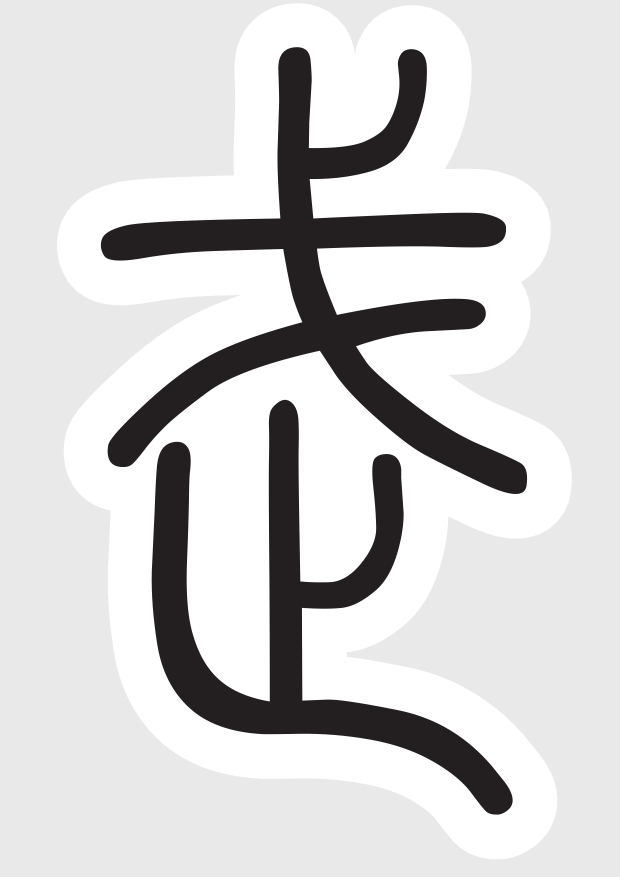
#> input picture usbcv/dataset/img/test-02.png, 1241 x 1754 px (shown at 1/2 size); its folder holds only this picture in this run
$ python rembg.py
#> lines starting #> are read from the running program, lines starting #| are printed output that depends on the picture; after the words box and inside, x2 and y2 are one past the last pixel; in counts of white or black regions, pixels touching at a corner belong together
#> in main, img is the input picture: shape (1754, 1241, 3); mean B, G, R 210.9, 210.7, 211.3
import os
import cv2
import numpy as np

INPUT_DIR = "img"
OUTPUT_DIR = "imgr"

#bg col to replace
BG_BGR = np.array([232, 231, 228], dtype=np.uint8)

# replace with
REPLACE_BGR = np.array([0, 0, 0], dtype=np.uint8)


# tolerance
TOL = 25


def replace_bg(img):
    img_int = img.astype(np.int16)
    bg_int = BG_BGR.astype(np.int16)

    mask = np.all(np.abs(img_int - bg_int) <= TOL, axis=2)
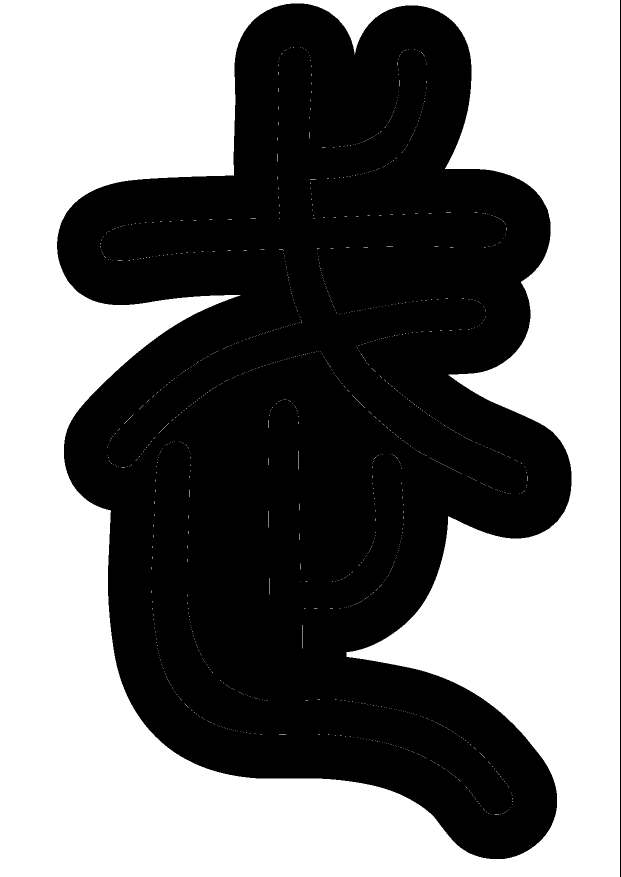
#> mask: shape (1754, 1241) bool (shown at 1/2 size); 48% white; 1438 white regions (1431 under 20 px), largest, box (x1, y1, x2, y2) and area: (0, 0, 1240, 1754) 1041596, (604, 1250, 605, 1297) 47, (597, 902, 598, 939) 37

    out = img.copy()
    out[mask] = REPLACE_BGR
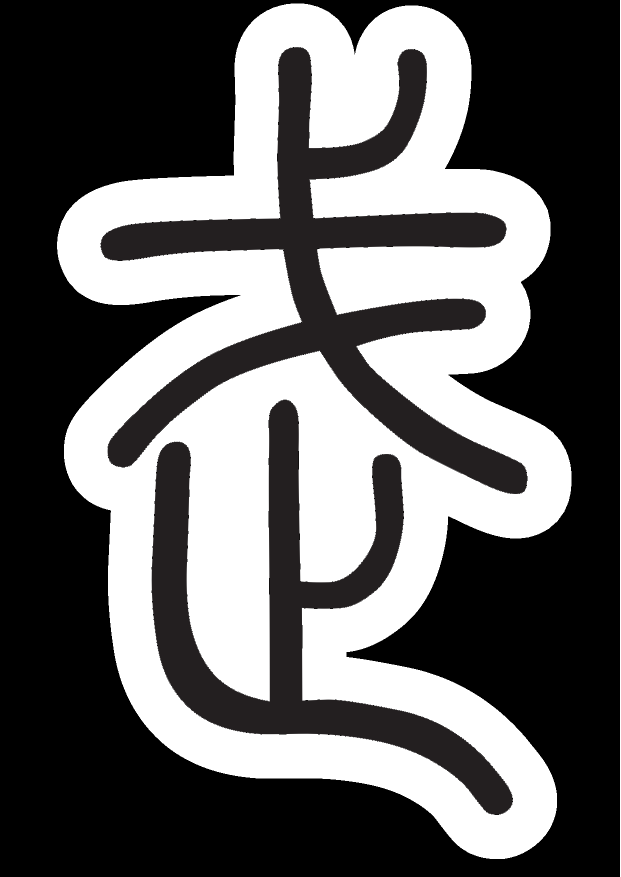
#> out: shape (1754, 1241, 3) (shown at 1/2 size); mean B, G, R 99.1, 98.9, 99.5

    return out


def main():
    os.makedirs(OUTPUT_DIR, exist_ok=True)

    for fname in sorted(os.listdir(INPUT_DIR)):
        if not fname.lower().endswith((".png", ".jpg", ".jpeg")):
            continue

        img = cv2.imread(os.path.join(INPUT_DIR, fname))
        if img is None:
            continue

        result = replace_bg(img)

        cv2.imwrite(os.path.join(OUTPUT_DIR, fname), result)
        print("processed:", fname)

    print("\ndone")


if __name__ == "__main__":
    main()

$ run again, on usbcv/dataset/img/test-06.png
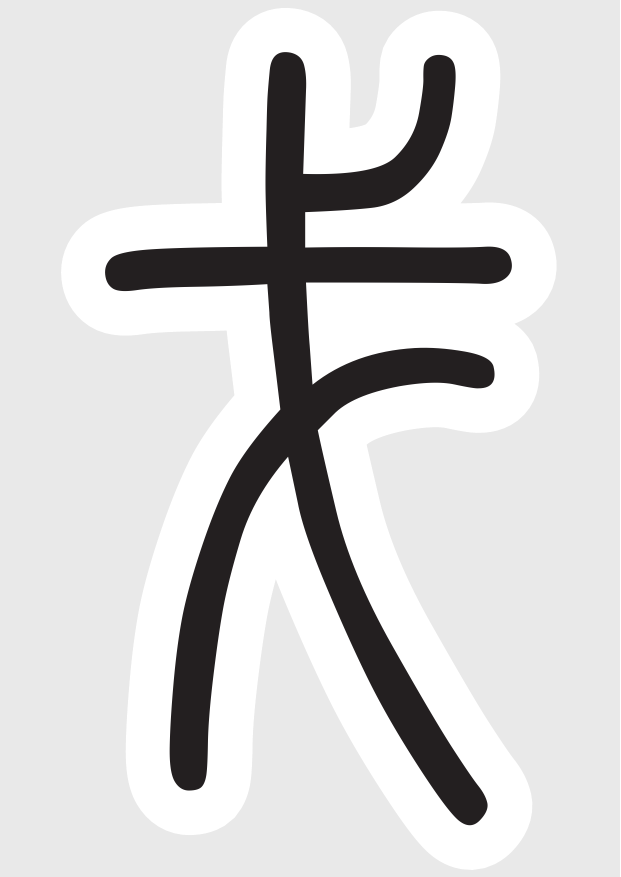
#> input picture usbcv/dataset/img/test-06.png, 1241 x 1754 px (shown at 1/2 size)
#> in main, img is the input picture: shape (1754, 1241, 3); mean B, G, R 213.4, 213.2, 213.8
#> in replace_bg, `mask = np.all(np.abs(img_int - bg_int) <= TOL, axis=2)`:
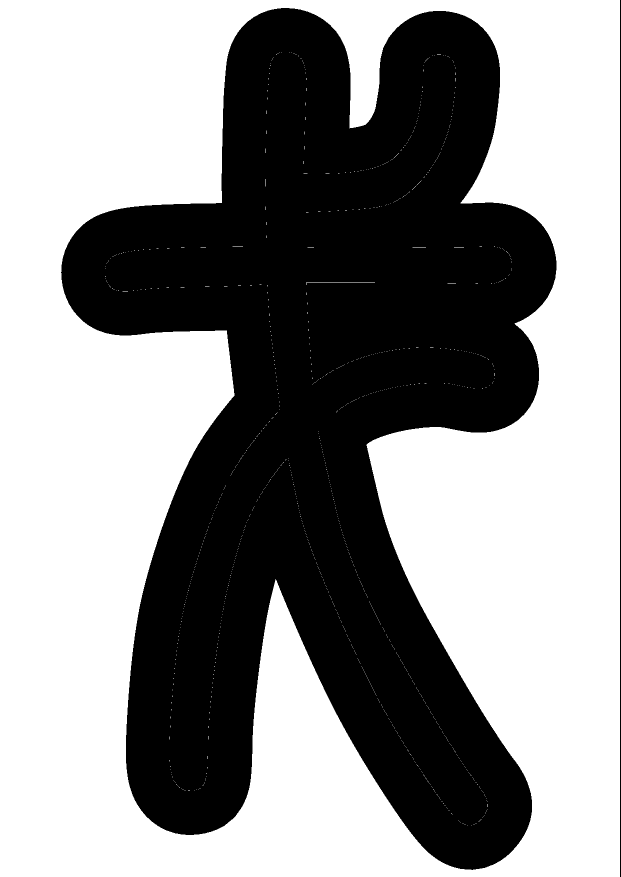
#> mask: shape (1754, 1241) bool (shown at 1/2 size); 56.5% white; 2 black regions, box (x1, y1, x2, y2) and area: (122, 16, 1113, 1740) 944185, (1240, 0, 1241, 1754) 1754
#> in replace_bg, `out[mask] = REPLACE_BGR`:
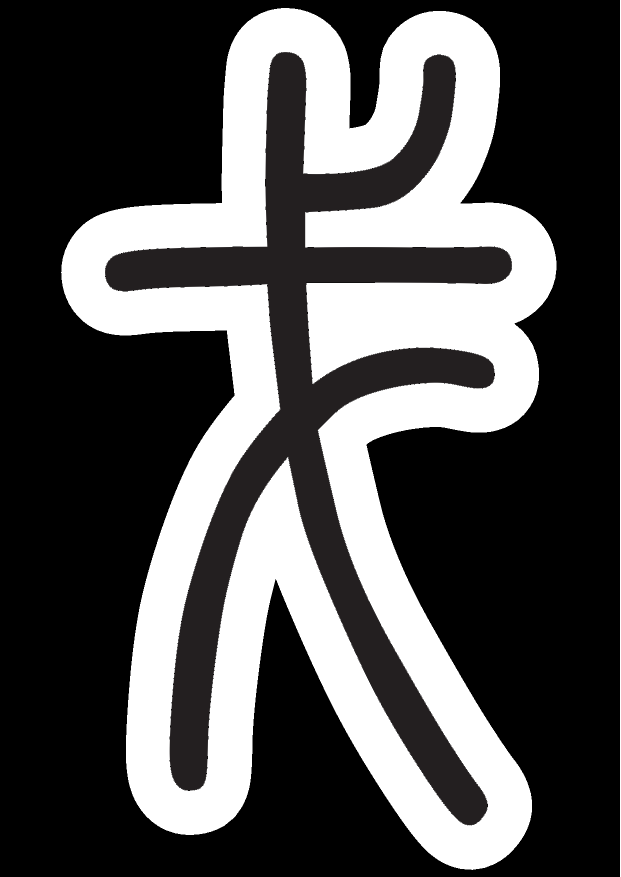
#> out: shape (1754, 1241, 3) (shown at 1/2 size); mean B, G, R 81.6, 81.5, 82

$ run again, on usbcv/dataset/img/test-07.png
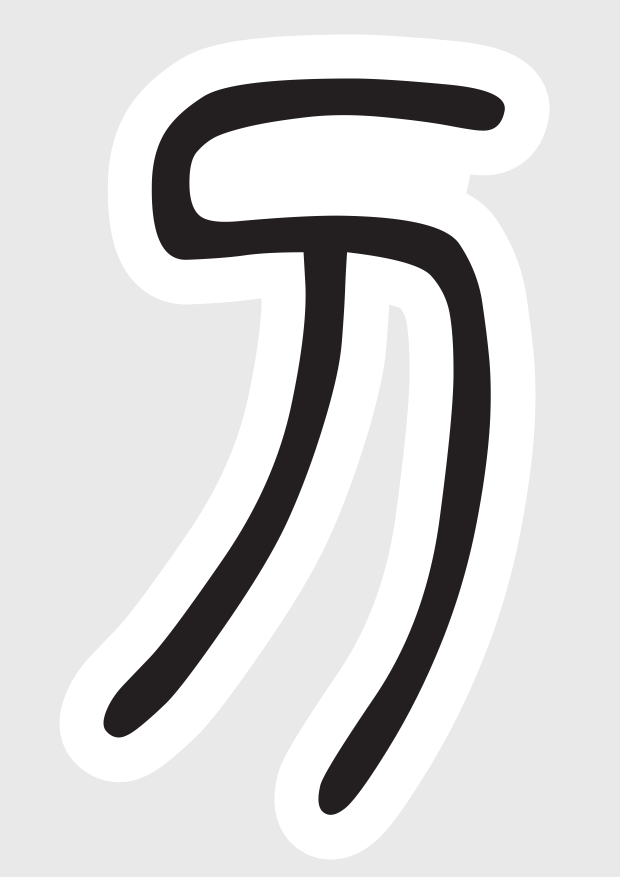
#> input picture usbcv/dataset/img/test-07.png, 1241 x 1754 px (shown at 1/2 size)
#> in main, img is the input picture: shape (1754, 1241, 3); mean B, G, R 214.3, 214.1, 214.7
#> in replace_bg, `mask = np.all(np.abs(img_int - bg_int) <= TOL, axis=2)`:
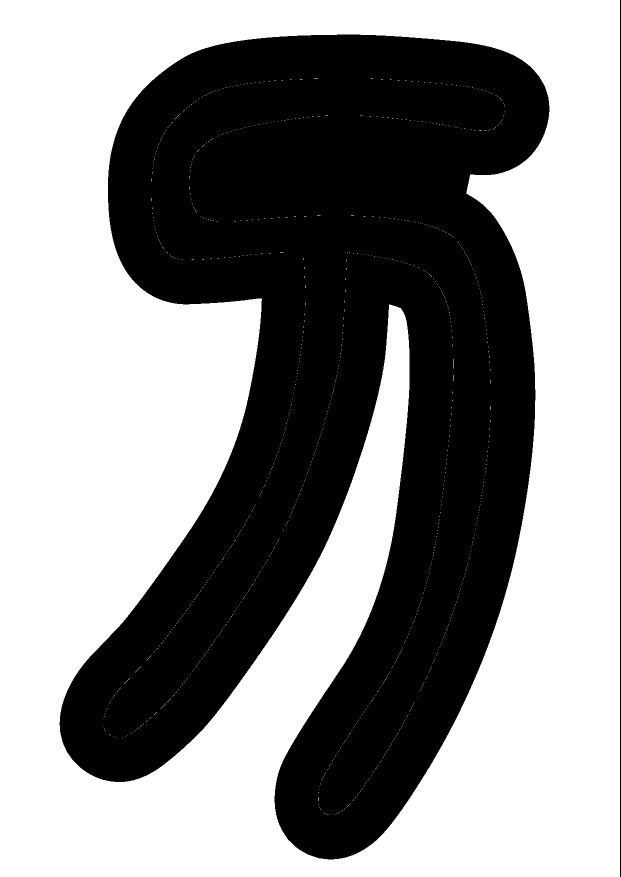
#> mask: shape (1754, 1241) bool (shown at 1/2 size); 55.9% white; 2 black regions, box (x1, y1, x2, y2) and area: (119, 69, 1099, 1719) 958549, (1240, 0, 1241, 1754) 1754
#> in replace_bg, `out[mask] = REPLACE_BGR`:
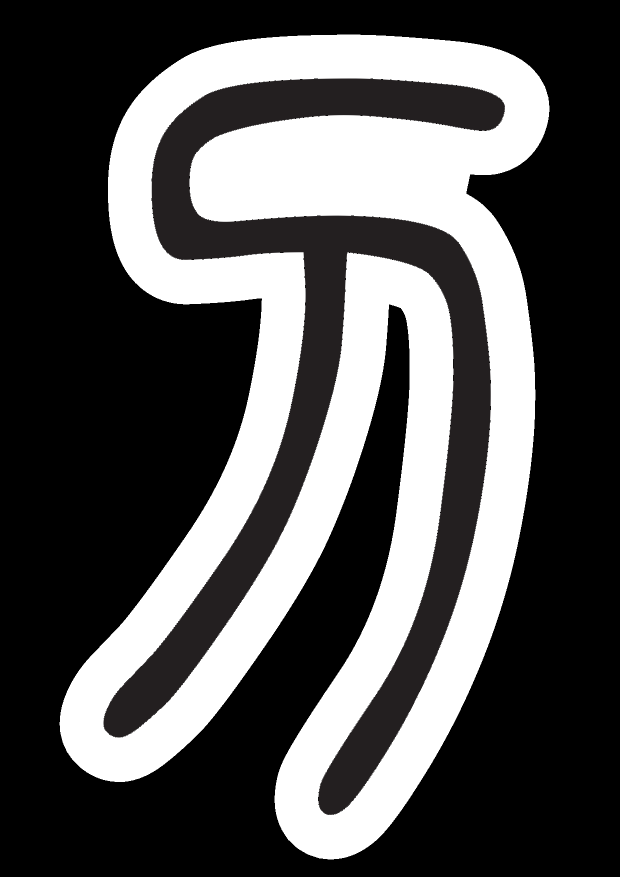
#> out: shape (1754, 1241, 3) (shown at 1/2 size); mean B, G, R 84, 83.9, 84.4

$ run again, on usbcv/dataset/img/test-08.png
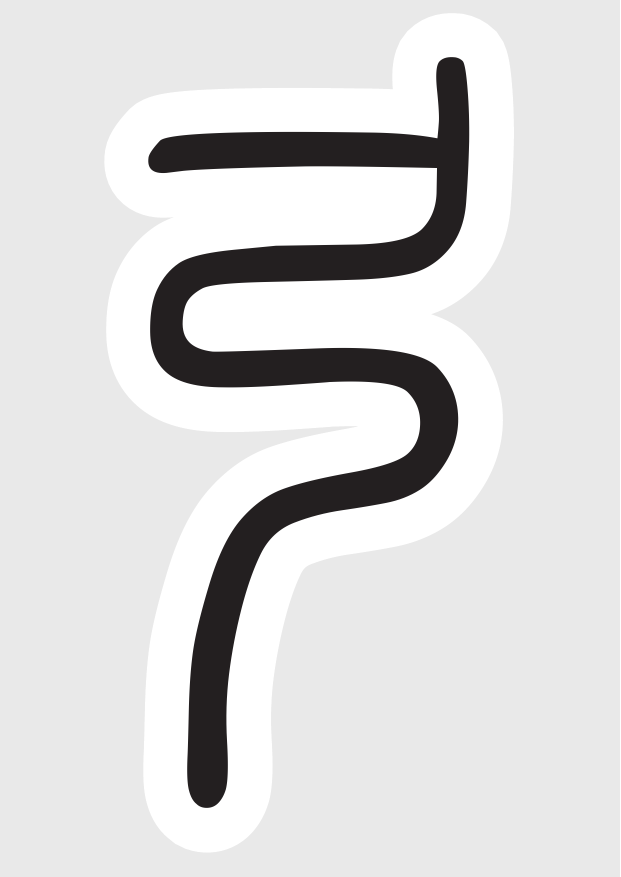
#> input picture usbcv/dataset/img/test-08.png, 1241 x 1754 px (shown at 1/2 size)
#> in main, img is the input picture: shape (1754, 1241, 3); mean B, G, R 217.9, 217.8, 218.2
#> in replace_bg, `mask = np.all(np.abs(img_int - bg_int) <= TOL, axis=2)`:
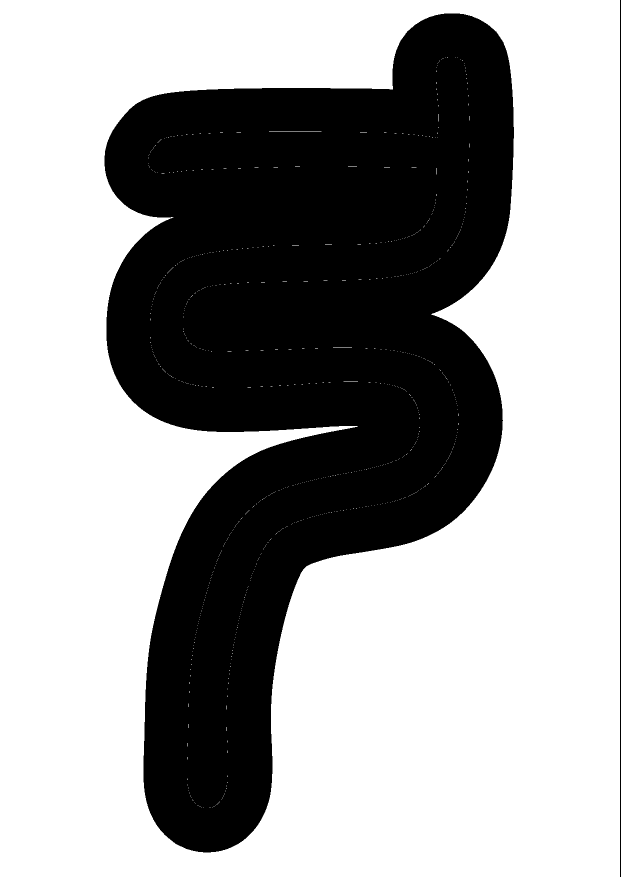
#> mask: shape (1754, 1241) bool (shown at 1/2 size); 62.9% white; 2 black regions, box (x1, y1, x2, y2) and area: (209, 27, 1028, 1705) 806856, (1240, 0, 1241, 1754) 1754
#> in replace_bg, `out[mask] = REPLACE_BGR`:
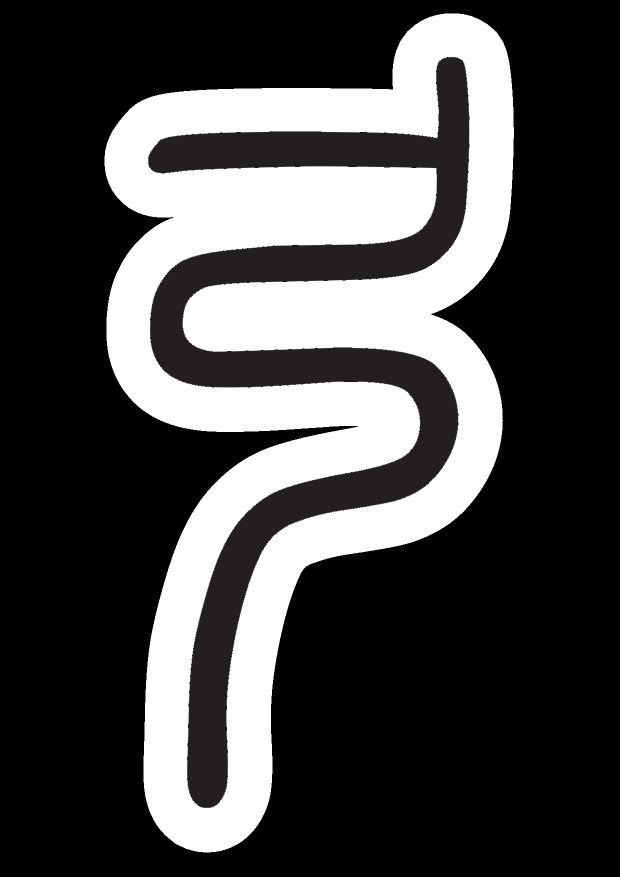
#> out: shape (1754, 1241, 3) (shown at 1/2 size); mean B, G, R 71.4, 71.3, 71.7
